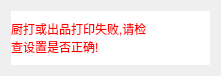
<?xml version="1.0" encoding="UTF-8"?>
<ui version="4.0">
 <class>print_prompt</class>
 <widget class="QDialog" name="print_prompt">
  <property name="geometry">
   <rect>
    <x>0</x>
    <y>0</y>
    <width>221</width>
    <height>76</height>
   </rect>
  </property>
  <property name="windowTitle">
   <string>Dialog</string>
  </property>
  <layout class="QVBoxLayout" name="verticalLayout">
   <item>
    <widget class="QLabel" name="label">
     <property name="styleSheet">
      <string notr="true">background:white;
color:red;</string>
     </property>
     <property name="text">
      <string>厨打或出品打印失败,请检
查设置是否正确!</string>
     </property>
    </widget>
   </item>
  </layout>
 </widget>
 <resources/>
 <connections/>
</ui>
